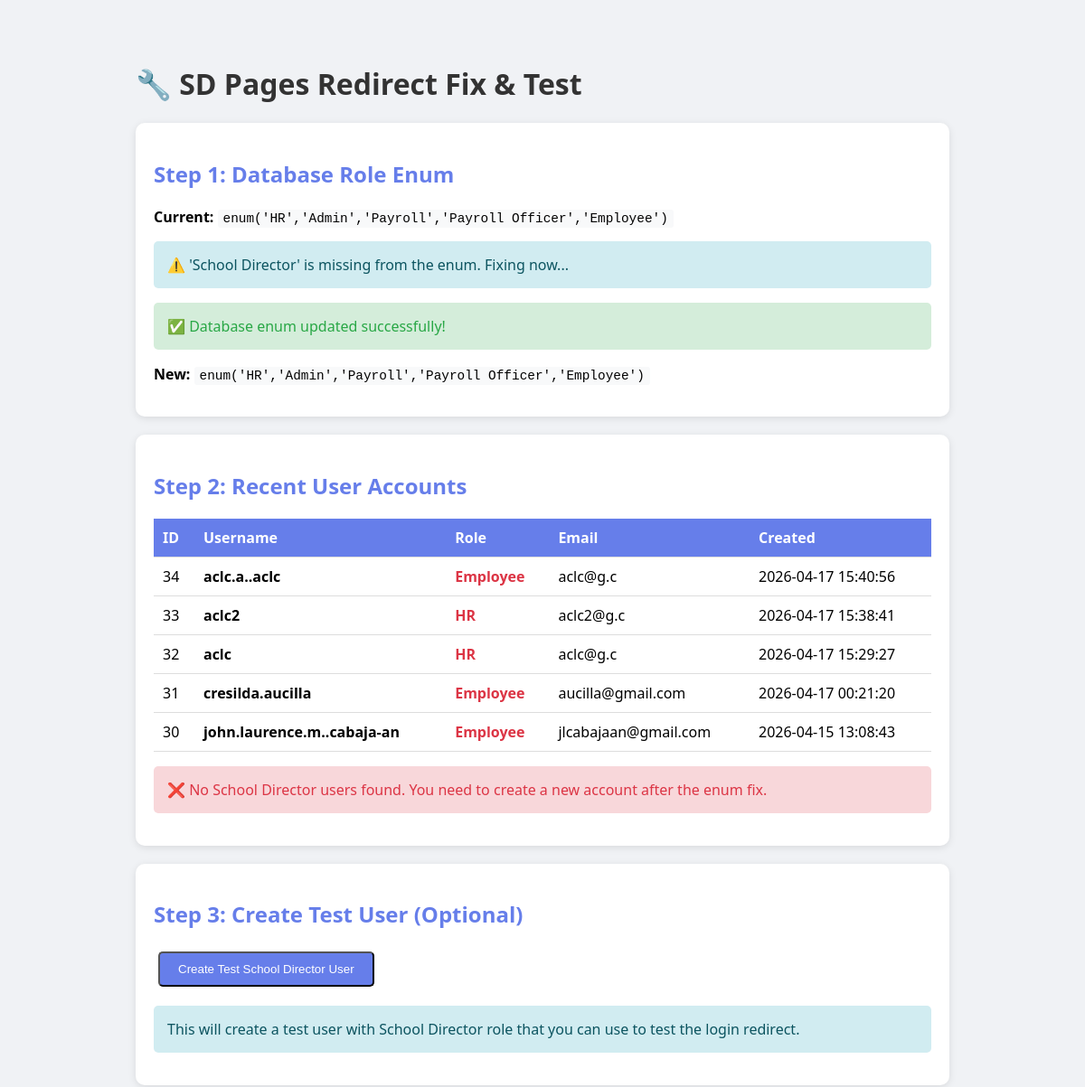
The app's page /AI-ML-Test-Bench/test_and_fix_sd.php (upper part), older data.
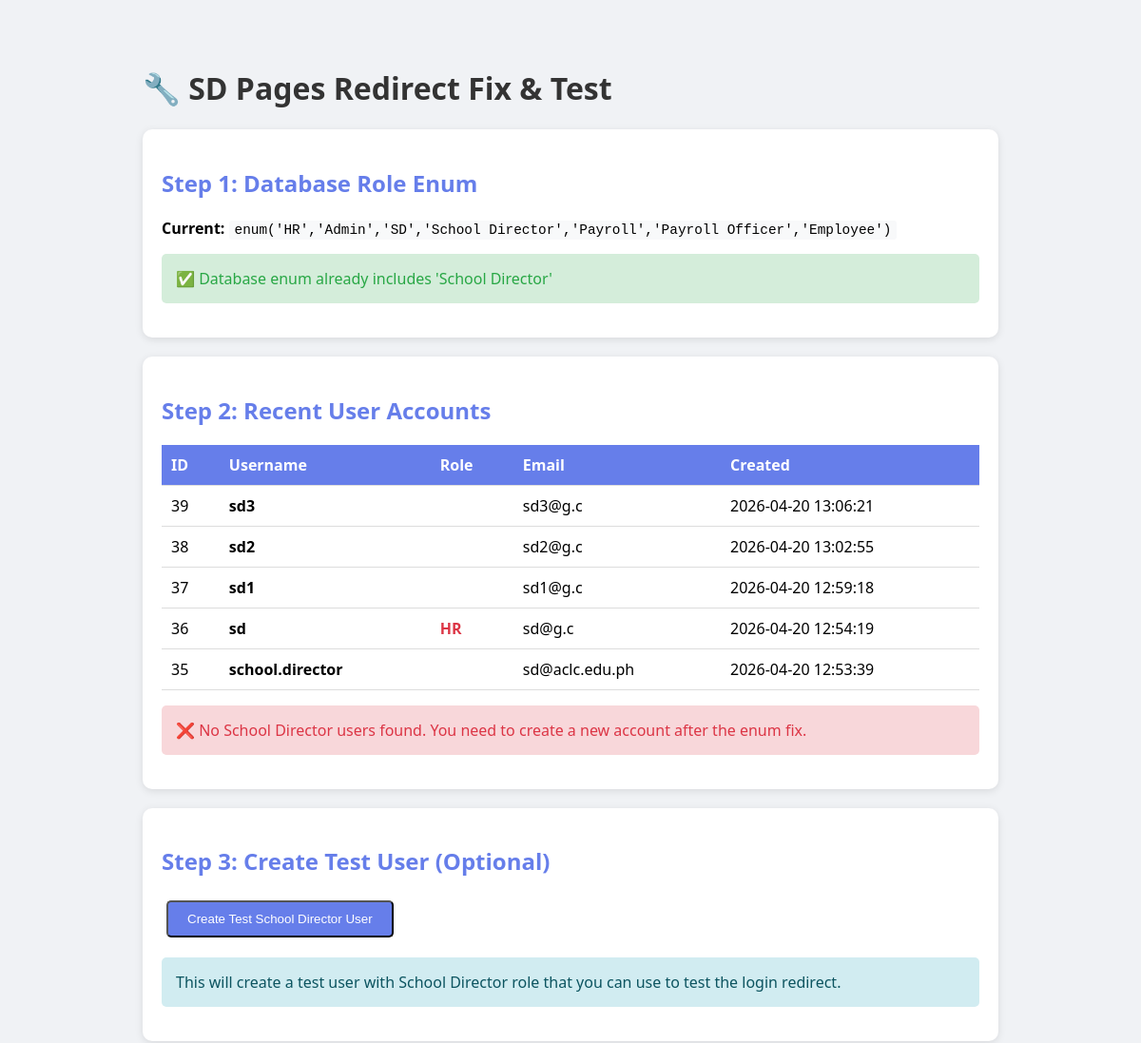
The same page, newer data.
### tables this page shows
CREATE TABLE `users` (
  `id` int(11) NOT NULL,
  `company_id` int(11) NOT NULL,
  `username` varchar(100) NOT NULL,
  `password` varchar(255) NOT NULL,
  `role` enum('HR','Admin','SD','School Director','Payroll','Payroll Officer','Employee') DEFAULT 'Employee',
  `email` varchar(255) NOT NULL,
  `phone` varchar(20) DEFAULT NULL,
  `profile_picture` varchar(255) DEFAULT NULL,
  `is_active` tinyint(1) DEFAULT 1,
  `created_at` timestamp NOT NULL DEFAULT current_timestamp(),
  `must_change_password` tinyint(1) DEFAULT 0,
  `two_factor_enabled` tinyint(1) DEFAULT 0,
  `two_factor_secret` varchar(255) DEFAULT NULL,
  `password_last_changed` timestamp NOT NULL DEFAULT current_timestamp()
);

### AI-ML-Test-Bench/test_and_fix_sd.php (the view, shortened to what this page needs)
<?php
require_once 'backend/db.php';
?>
<!DOCTYPE html>
<html>
<head>
</head>
<body>
<h1>🔧 SD Pages Redirect Fix & Test</h1>
<?php
try {
    echo "<div class='card'>";
    echo "<h2>Step 1: Database Role Enum</h2>";
    $stmt = $pdo->query("SHOW COLUMNS FROM users LIKE 'role'");
    $column = $stmt->fetch(PDO::FETCH_ASSOC);
    $currentType = $column['Type'];
    echo "<p><strong>Current:</strong> <code>" . htmlspecialchars($currentType) . "</code></p>";
    if (strpos($currentType, 'School Director') === false) {
        echo "<p class='info'>⚠️ 'School Director' is missing from the enum. Fixing now...</p>";
        $newType = "enum('HR','Admin','SD','School Director','Payroll','Payroll Officer','Employee')";
        $sql = "ALTER TABLE users MODIFY COLUMN role $newType DEFAULT 'Employee'";
        $pdo->exec($sql);
        echo "<p class='success'>✅ Database enum updated successfully!</p>";
        $stmt = $pdo->query("SHOW COLUMNS FROM users LIKE 'role'");
        $column = $stmt->fetch(PDO::FETCH_ASSOC);
        echo "<p><strong>New:</strong> <code>" . htmlspecialchars($column['Type']) . "</code></p>";
    } else {
        echo "<p class='success'>✅ Database enum already includes 'School Director'</p>";
    }
    echo "</div>";
    echo "<div class='card'>";
    echo "<h2>Step 2: Recent User Accounts</h2>";
    $stmt = $pdo->query("
        SELECT id, username, role, email, created_at
        FROM users
        ORDER BY created_at DESC
        LIMIT 5
    ");
    $recentUsers = $stmt->fetchAll();
    echo "<table>";
    echo "<tr><th>ID</th><th>Username</th><th>Role</th><th>Email</th><th>Created</th></tr>";
    foreach ($recentUsers as $user) {
        $roleColor = ($user['role'] === 'School Director') ? '#28a745' : '#dc3545';
        echo "<tr>";
        echo "<td>{$user['id']}</td>";
        echo "<td><strong>{$user['username']}</strong></td>";
        echo "<td style='color: {$roleColor}; font-weight: bold;'>{$user['role']}</td>";
        echo "<td>{$user['email']}</td>";
        echo "<td>{$user['created_at']}</td>";
        echo "</tr>";
    }
    echo "</table>";
    $hasSchoolDirector = false;
    if (!$hasSchoolDirector) {
        echo "<p class='error'>❌ No School Director users found. You need to create a new account after the enum fix.</p>";
    } else {
        echo "<p class='success'>✅ Found School Director user(s)!</p>";
    }
    echo "</div>";
    echo "<div class='card'>";
    echo "<h2>Step 3: Create Test User (Optional)</h2>";
    if ($_SERVER['REQUEST_METHOD'] === 'POST' && isset($_POST['create_test_user'])) {
        $testUsername = 'test_sd_' . time();
        $testEmail = $testUsername . '@test.com';
        $testPassword = 'Test@123456';
        $hashedPassword = password_hash($testPassword, PASSWORD_DEFAULT);
        $stmt = $pdo->query("SELECT id FROM companies LIMIT 1");
        $company = $stmt->fetch();
        if (!$company) {
            $pdo->exec("INSERT INTO companies (name, admin_email, company_code) VALUES ('Test Company', '{$testEmail}', 'TEST-" . time() . "')");
            $companyId = $pdo->lastInsertId();
        } else {
            $companyId = $company['id'];
        }
        $stmt = $pdo->prepare("
            INSERT INTO users (company_id, username, password, role, email, is_active)
            VALUES (?, ?, ?, 'School Director', ?, 1)
        ");
        $stmt->execute([$companyId, $testUsername, $hashedPassword, $testEmail]);
        echo "<div class='success'>";
        echo "<strong>✅ Test User Created!</strong><br>";
        echo "Username: <code>{$testUsername}</code><br>";
        echo "Password: <code>{$testPassword}</code><br>";
        echo "Role: <code>School Director</code><br><br>";
        echo "<a href='login.php' class='btn'>Login Now</a>";
        echo "</div>";
    } else {
        echo "<form method='POST'>";
        echo "<button type='submit' name='create_test_user' class='btn'>Create Test School Director User</button>";
        echo "</form>";
        echo "<p class='info'>This will create a test user with School Director role that you can use to test the login redirect.</p>";
    }
    echo "</div>";
} catch (PDOException $e) {
    echo "<div class='error'>";
    echo "<strong>❌ Database Error:</strong><br>";
    echo htmlspecialchars($e->getMessage());
    echo "</div>";
}
?>
</body>
</html>

Row changes from the older to the newer data that the page shows:
no longer on this page (row unchanged): users: id "34", username "aclc.a..aclc", role "Employee", email "aclc@g.c", created_at "2026-04-17 15:40:56"
no longer on this page (row unchanged): users: id "33", username "aclc2", role "HR", email "aclc2@g.c", created_at "2026-04-17 15:38:41"
no longer on this page (row unchanged): users: id "32", username "aclc", role "HR", email "aclc@g.c", created_at "2026-04-17 15:29:27"
no longer on this page (row unchanged): users: id "31", username "cresilda.aucilla", role "Employee", email "aucilla@gmail.com", created_at "2026-04-17 00:21:20"
no longer on this page (row unchanged): users: id "30", username "john.laurence.m..cabaja-an", role "Employee", email "jlcabajaan@gmail.com", created_at "2026-04-15 13:08:43"
added users: id "39", username "sd3", email "sd3@g.c", created_at "2026-04-20 13:06:21"
added users: id "38", username "sd2", email "sd2@g.c", created_at "2026-04-20 13:02:55"
added users: id "37", username "sd1", email "sd1@g.c", created_at "2026-04-20 12:59:18"
added users: id "36", username "sd", role "HR", email "sd@g.c", created_at "2026-04-20 12:54:19"
added users: id "35", username "school.director", email "sd@aclc.edu.ph", created_at "2026-04-20 12:53:39"
Text that changed along with them:
$currentType: "enum('HR','Admin','Payroll','Payroll Officer','Employee')" → "enum('HR','Admin','SD','School Director','Payroll','Payroll Officer','Employee')"
$column['Type']: "enum('HR','Admin','Payroll','Payroll Officer','Employee')" → (not shown)
text no longer shown: "⚠️ 'School Director' is missing from the enum. Fixing now... ✅ Database enum updated successfully! New:"
text now shown: "✅ Database enum already includes 'School Director'"
